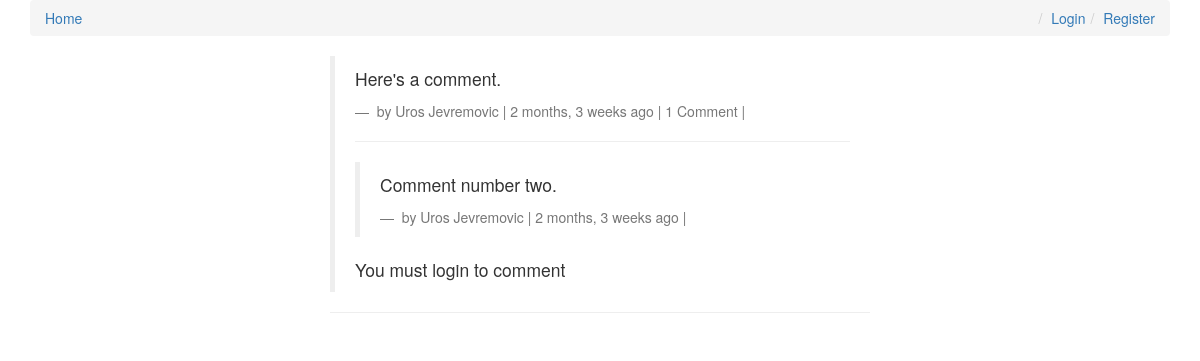
The app's page /comments/1/ with its own data.
### comments/models.py (models this page shows, shortened)
class Comment(models.Model):
    user = models.ForeignKey(settings.AUTH_USER_MODEL, default=1)
    content_type = models.ForeignKey(ContentType, on_delete=models.CASCADE)
    object_id = models.PositiveIntegerField()
    content_object = GenericForeignKey('content_type', 'object_id')
    parent = models.ForeignKey('self', null=True, blank=True)
    content = models.TextField()
    timestamp = models.DateTimeField(auto_now_add=True)
    objects = CommentManager()
    class Meta:
        ordering = ['-timestamp',]
    def children(self):  # replies
        return Comment.objects.filter(parent=self)
    @property
    def is_parent(self):
        if self.parent is not None:
            return False
        return True

### comments/views.py (the view, shortened to what this page needs)
# urls.py: url(r'^(?P<pk>\d+)/$', views.comment_thread, name='thread'),
def comment_thread(request, pk):
    try:
        obj = Comment.objects.get(pk=pk)
    except:
        raise Http404
    if not obj.is_parent:
        obj = obj.parent
    initial_data = {
        'content_type': obj.content_type,
        'object_id': obj.object_id,
    }
    form = CommentForm(request.POST or None, initial=initial_data)
    return render(request, 'comments/comment_thread.html', {'comment': obj, 'form': form})

### comments/templates/comments/comment_thread.html (shortened to what this page needs)
{% extends 'layout.html' %}
{% load crispy_forms_tags %}
{% load urlify %}
{% load markdown_deux_tags %}
{% block content %}
    <div class="col-sm-6 col-sm-offset-3">
                <blockquote>
                    <p>{{ comment.content }}</p>
                    <footer>
                        by {{ comment.user.get_full_name }} | {{ comment.timestamp|timesince }} ago |
                        {{ comment.children.count }} Comment{{ comment.children|pluralize}} |
                    </footer>
                    <hr>
                    <div>
                        {% for child_comment in comment.children %}
                            <blockquote>
                                <p>{{ child_comment.content }}</p>
                                <footer>
                                    by {{ child_comment.user.get_full_name }} | {{ child_comment.timestamp|timesince }} ago |
                                </footer>
                            </blockquote>
                        {% endfor %}
                        {% if request.user.is_authenticated %}
                            <form method="POST" action=".">
                                {% csrf_token %}
                                {{ form|crispy }}
                                <input type="hidden" name="parent_id" value="{{ comment.id }}">
                                <input type="submit" value="Reply" class="btn btn-default">
                            </form>
                        {% else %}
                            <p>You must login to comment</p>
                        {% endif %}
                    </div>
                </blockquote>
                <hr>
    </div>
{% endblock %}

### records on screen
Comment: content "Here's a comment.", user.get_full_name "Uros Jevremovic", timestamp "2 months, 3 weeks", children.count "1"
Comment: content "Comment number two.", user.get_full_name "Uros Jevremovic", timestamp "2 months, 3 weeks"
